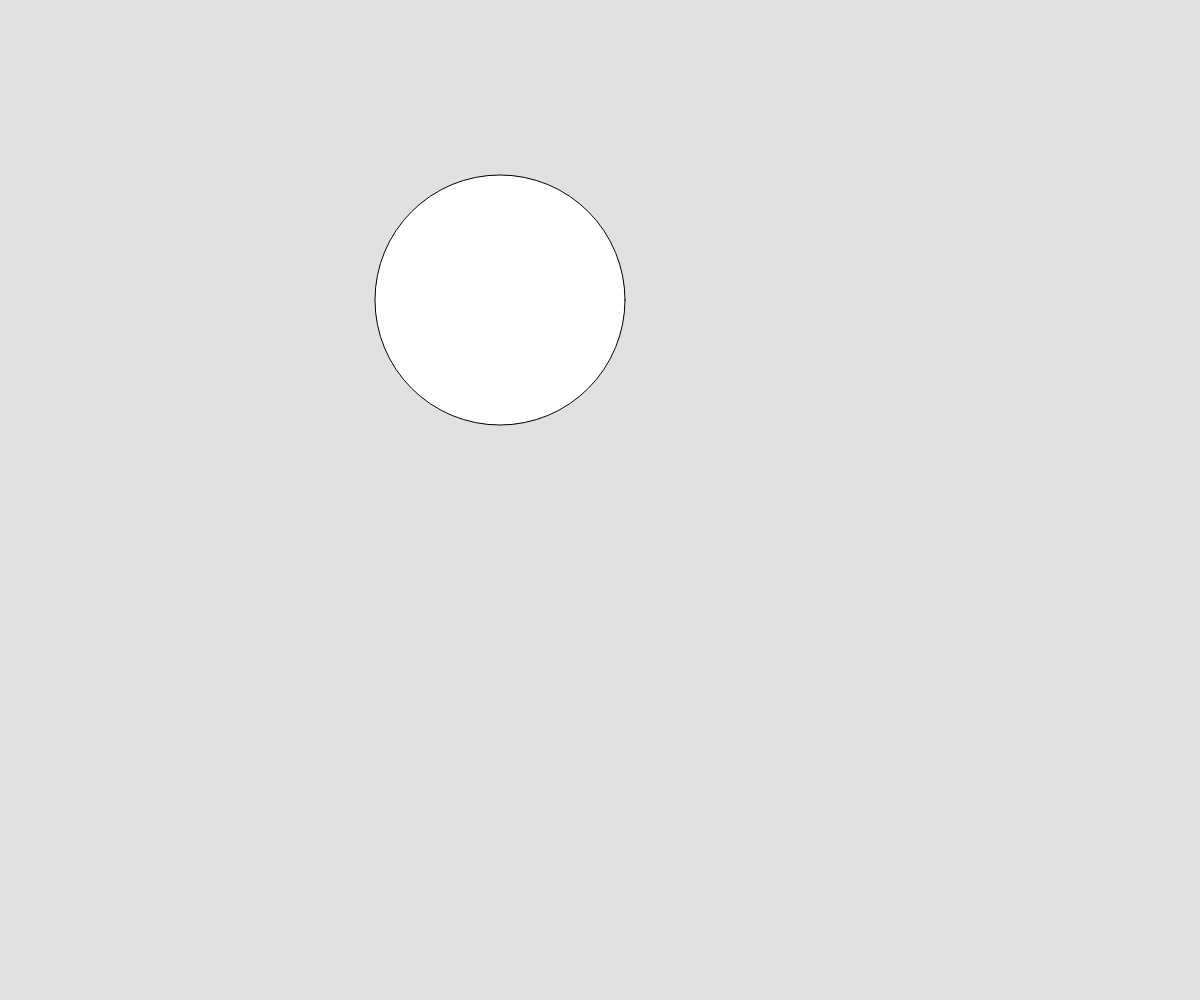
Frame 1 (no input)
Frame 60 (no input): identical to frame 1, image omitted
Frame 120 (the mouse pressed at the canvas centre since frame 60): identical to frame 1, image omitted

The p5.js sketch that drew this single still picture (run headless with seeded random() and noise() and a simulated clock; from frame 60 on, the mouse is pressed at the canvas centre):

// p5.js sketch
// ── sketch.js
// Point and Circle
// Your Name
// Date
//
// Extra for Experts:
// - describe what you did to take this project "above and beyond"

let cX = 500; let cY = 300;
let cDiameter = 250;
let cRadius = cDiameter/2;

//point use moseX, mouseY


function setup() {
  createCanvas(windowWidth, windowHeight);
}

function draw() {
  background(225);

  // is th distance between the mouse Pointer
  // and the circle's centrepoint(cx,cY) <radius
  if(dist(mouseX, mouseY, cX, cY)< cRadius){
    fill(255, 0, 255);
  }
  else{
    fill(255);
  }
  ellipse(cX,cY,cDiameter,cDiameter);
}
